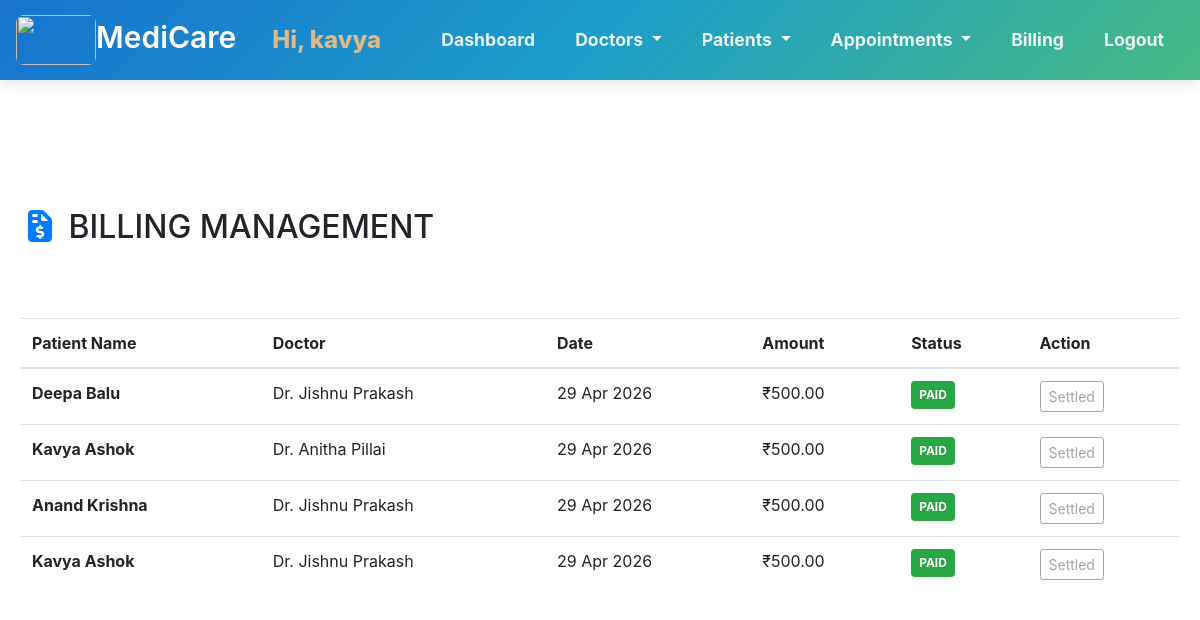
Page /adminviewbills/ (signed in) on the committed database.
### Home/models.py (models this page shows, shortened)
class Bill(models.Model):
    appointment = models.OneToOneField(Appointment, on_delete=models.CASCADE)
    consultation_fee = models.DecimalField(max_digits=10, decimal_places=2, default=500.00)
    other_charges = models.DecimalField(max_digits=10, decimal_places=2, default=0.00)
    total_amount = models.DecimalField(max_digits=10, decimal_places=2)
    is_paid = models.BooleanField(default=False)
    generated_at = models.DateTimeField(auto_now_add=True)

class Appointment(models.Model):
    STATUS_CHOICES = [
        ('PENDING', 'Pending'),
        ('CONFIRMED', 'Confirmed'),
        ('COMPLETED', 'Completed'),
    ]
    doctor = models.ForeignKey(Doctor, on_delete=models.CASCADE, related_name='appointments')
    patient = models.ForeignKey(Patient, on_delete=models.CASCADE, related_name='appointments')
    date = models.DateField()
    time = models.TimeField()
    reason = models.TextField(null=True,blank=True)
    status = models.CharField(max_length=20, choices=STATUS_CHOICES, default='PENDING')
    class Meta:
        unique_together = ('doctor', 'date', 'time')

class Patient(models.Model):
    GENDER_CHOICES = [
        ('MALE', 'Male'),
        ('FEMALE','Female'),
    ]
    user = models.OneToOneField(User, on_delete=models.CASCADE, primary_key=True)
    phone = models.CharField(max_length=15)
    gender = models.CharField(max_length=10, choices=GENDER_CHOICES)
    address = models.TextField()
    age =models.IntegerField(null=True,blank=True)

class Doctor(models.Model):
    user = models.OneToOneField(User, on_delete=models.CASCADE, primary_key=True)
    specialization = models.ForeignKey(Specialization, on_delete=models.SET_NULL,
        null=True,
        blank=True)
    img=models.ImageField(upload_to='Doctor',null=True,blank=True)
    phone = models.CharField(max_length=15)
    status = models.BooleanField(default=False)

### Home/views.py (the view)
# urls.py: path('adminviewbills/', admin_view_billsfn, name='admin_view_bills'),
@login_required
def admin_view_billsfn(request):
    bills = Bill.objects.all().order_by('-generated_at')
    return render(request, 'admin_view_bills.html', {'bills': bills})

### Home/templates/admin_view_bills.html (shortened to what this page needs)
{% extends 'admin_dashboard_navbar.html' %}
{% load static %}
{% block style %}
    <link rel="stylesheet" href="https://stackpath.bootstrapcdn.com/bootstrap/4.5.2/css/bootstrap.min.css">
    <link rel="stylesheet" href="https://cdn.datatables.net/1.10.21/css/jquery.dataTables.min.css">
    <link rel="stylesheet" href="https://cdn.datatables.net/buttons/1.6.2/css/buttons.dataTables.min.css">
    <link rel="stylesheet" href="https://cdn.datatables.net/responsive/2.2.5/css/responsive.dataTables.min.css">
{% endblock %}
{% block content %}
<div  class="sub" style="margin:20px;margin-top: 80px; ">
<h2 class="mb-4"><i class="fas fa-file-invoice-dollar text-primary"></i> BILLING MANAGEMENT</h2>
<br><br>
<table id="example" class="table table-hover display responsive nowrap" style="width:100%">
    <thead>
       <tr>
            <th>Patient Name</th>
            <th>Doctor</th>
            <th>Date</th>
            <th>Amount</th>
            <th>Status</th>
            <th>Action</th>
        </tr>
    </thead>
    <tbody>
       {% for b in bills %}
            <tr>
                <td><strong>{{ b.appointment.patient.user.get_full_name }}</strong></td>
                <td>Dr. {{ b.appointment.doctor.user.get_full_name }}</td>
                <td>{{ b.generated_at|date:"d M Y" }}</td>
                <td>₹{{ b.total_amount }}</td>
                <td>
                {% if b.is_paid %}
                    <span class="badge badge-success p-2">PAID</span>
                {% else %}
                    <span class="badge badge-danger p-2">UNPAID</span>
                {% endif %}
                </td>
                <td>
                    {% if not b.is_paid %}
                        <a href="{% url 'mark_bill_paid' b.id %}" class="btn btn-sm btn-success">
                            Mark as Paid
                        </a>
                    {% else %}
                        <button class="btn btn-sm btn-outline-secondary" disabled>Settled</button>
                    {% endif %}
                </td>
            </tr>
            {% empty %}
            <tr>
                <td colspan="6" class="text-center text-muted">No bills generated yet.</td>
            </tr>
        {% endfor %}
    </tbody>
</table>
</div>
{% endblock %}

### Home/templates/admin_dashboard_navbar.html (shortened to what this page needs)
<!DOCTYPE html>
{% load static %}
<html lang="en">
<head>
    <link rel="stylesheet" href="{% static 'css/dashboard_navbar.css' %}">
    <link rel="stylesheet" href="https://cdnjs.cloudflare.com/ajax/libs/font-awesome/7.0.1/css/all.min.css">
    <link rel="stylesheet" href="https://cdn.jsdelivr.net/npm/bootstrap@4.6.2/dist/css/bootstrap.min.css">
{% block style %}
{% endblock %}
</head>
<body>
    <nav class="navbar navbar-expand-sm navbar-light" style="background-color:#e3f2fd;">
      <a class="navbar-brand" style="font-size: 30px; color:white;" href="/admindashboard/"><img src="https://encrypted-tbn0.gstatic.com/images?q=tbn:ANd9GcQIdSdz_l9F0FhTWLfv8Kr0Z9CkHO3_VCScfQ&s" style="width: 80px;height: 50px;" alt="">MediCare</a>
        <div class="collapse navbar-collapse" id="navbarSupportedContent">
            <h1 class="welcome d-none d-lg-inline-block">Hi, {{user.username}}</h1>
            <ul class="navbar-nav ml-auto text-center">
                <li class="nav-item active">
                    <a class="nav-link" href="/admindashboard/">Dashboard</a>
                </li>
                <li class="nav-item dropdown active">
            <a class="nav-link dropdown-toggle" href="#" id="navbarDropdown" role="button" data-toggle="dropdown" aria-haspopup="true" aria-expanded="false">
            Doctors
            </a>
        </li>
        <li class="nav-item dropdown active">
            <a class="nav-link dropdown-toggle" href="#" id="navbarDropdown" role="button" data-toggle="dropdown" aria-haspopup="true" aria-expanded="false">
            Patients
            </a>
        </li>
        <li class="nav-item dropdown active">
            <a class="nav-link dropdown-toggle" href="#" id="navbarDropdown" role="button" data-toggle="dropdown" aria-haspopup="true" aria-expanded="false">
            Appointments
            </a>
        </li>
        <li class="nav-item">
            <a class="nav-link text-white" href="/adminviewbills/">
                 Billing
            </a>
        </li>
        <li class="nav-item active">
            <a class="nav-link" href="/logout/">Logout</a>
        </li>
    </ul>
    </div>
</nav><br><br>
    {% block content %}
    {% endblock %}
</body>
</html>

### Home/static/css/dashboard_navbar.css (style rules this page uses)
.navbar { background-image: linear-gradient(135deg, rgb(23, 115, 207), rgb(29, 158, 201), rgb(70, 185, 131)); min-height: 80px; padding: 10px 20px; box-shadow: 0 4px 12px rgba(0,0,0,0.1); }
.navbar-brand { font-weight: 600; font-size: 1.8rem; color: white !important; }
.welcome { color: #deb887; font-size: clamp(1rem, 2vw, 1.5rem); font-weight: 800; margin: 0 20px; }
.navbar-nav .nav-link { font-size: 1.1rem; font-weight: 700; color: rgba(255, 255, 255, 0.9) !important; transition: all 0.3s ease; padding: 8px 15px !important; margin: 0 5px; }
.navbar-brand img { border-radius: 8px; width: 60px; height: auto; }

### rows in the picture
Bill: appointment.patient.user.get_full_name "Deepa Balu", appointment.doctor.user.get_full_name "Jishnu Prakash", generated_at "29 Apr 2026", total_amount "500.00", is_paid "PAID"
Bill: appointment.patient.user.get_full_name "Kavya Ashok", appointment.doctor.user.get_full_name "Anitha Pillai", generated_at "29 Apr 2026", total_amount "500.00", is_paid "PAID"
Bill: appointment.patient.user.get_full_name "Anand Krishna", appointment.doctor.user.get_full_name "Jishnu Prakash", generated_at "29 Apr 2026", total_amount "500.00", is_paid "PAID"
Bill: appointment.patient.user.get_full_name "Kavya Ashok", appointment.doctor.user.get_full_name "Jishnu Prakash", generated_at "29 Apr 2026", total_amount "500.00", is_paid "PAID"

### other values in the picture
{{ user.username }} "kavya"
